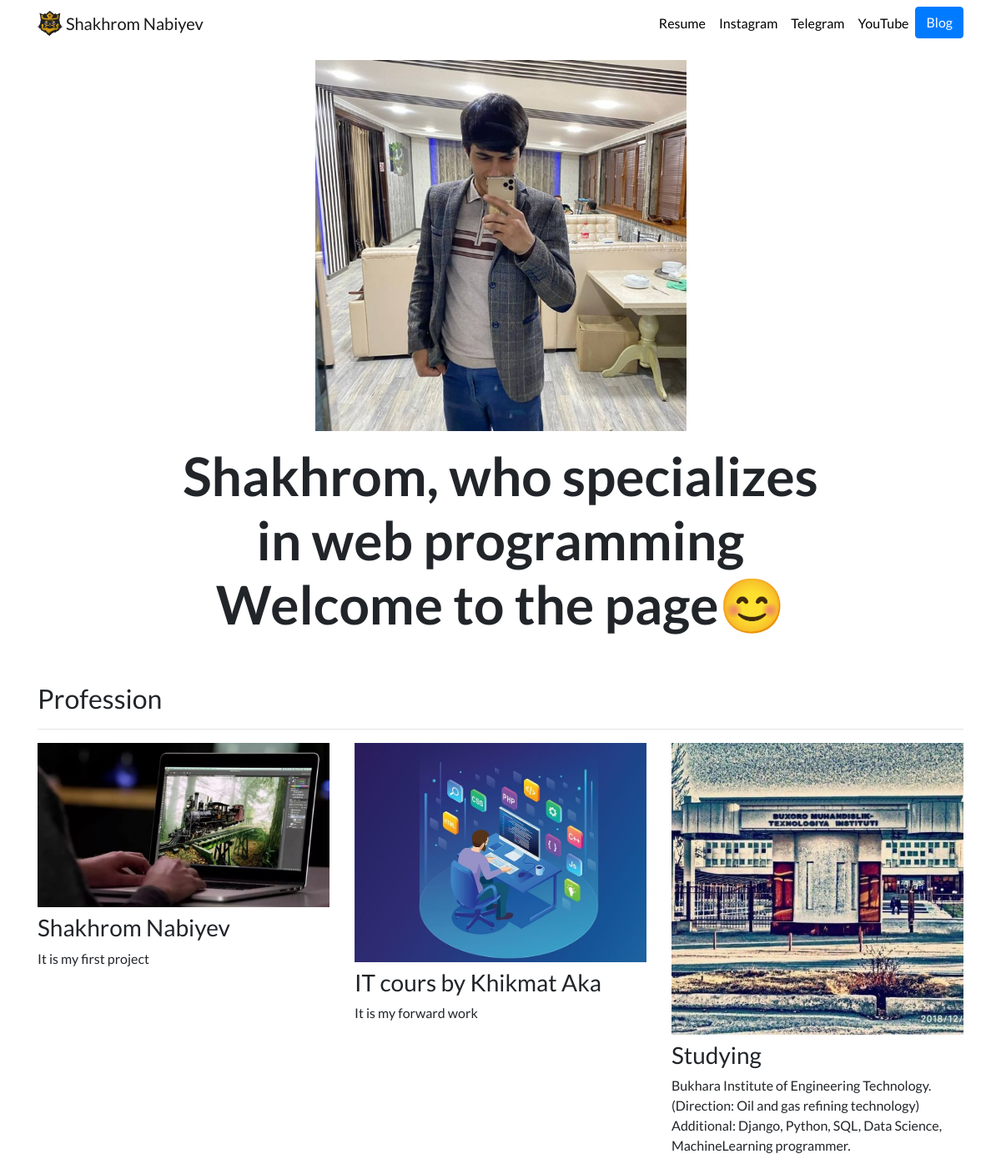
The page / on the database its author committed.
### portfolio/models.py (models this page shows, shortened)
class Project(models.Model):
    title = models.CharField(max_length=100)
    description = models.CharField(max_length=250)
    image = models.ImageField(upload_to='portfolio/images/')
    url = models.URLField(blank=True)

### portfolio/views.py (the view)
# urls.py: 2. Add a URL to urlpatterns:  path('', views.home, name='home')
def home(request):
    projects = Project.objects.all()
    return render(request, 'portfolio/home.html', {'projects':projects})

### portfolio/templates/portfolio/home.html
{% extends "portfolio/base.html" %}
{% load static %}
{% block content %}
<div class="row justify-content-center my-3">
  <div class="col-5">
    <img src="{% static 'portfolio/shaxromNabiyev.jpg' %}" class="img-fluid">
  </div>
</div>
<div class="row justify-content-center mb-3">
  <div class="col-md-9 text-center">
    <h1 id="hometext" class="font-weight-bold">Shakhrom, who specializes in web programming
Welcome to the page😊</h1>
  </div>
</div>
<h2 class="mt-5">Profession</h2>
<hr>
<div class="row">
  {% for project in projects %}
  <div class="col-lg-4 col-md-6">
    {% if project.url %}
    <a href="{{ project.url }}">
      <img src="{{ project.image.url }}" class="img-fluid mb-2">
    </a>
    {% else %}
    <img src="{{ project.image.url }}" class="img-fluid mb-2">
    {% endif %}
    <h3>{{ project.title }}</h3>
    <p>{{ project.description }}</p>
  </div>
  {% endfor %}
</div>
{% endblock %}

### portfolio/templates/portfolio/base.html (shortened to what this page needs)
{% load static %}
<!doctype html>
<html lang="en">
<head>
  <link rel="stylesheet" href="https://stackpath.bootstrapcdn.com/bootstrap/4.4.1/css/bootstrap.min.css">
  <link rel="stylesheet" href="{% static "portfolio/custom.css" %}">
</head>
<body>
  <nav id="topNav" class="navbar navbar-expand-md navbar-light">
    <div class="container">
      <a class="navbar-brand" href="{% url 'home' %}">
        <img src="{% static "portfolio/Seek.Png.png" %}" width="30" height="30" class="d-inline-block align-top" alt="Shakhrom's Logo">
        <span>Shakhrom Nabiyev</span>
      </a>
      <div class="collapse navbar-collapse text-center" id="navbarNav">
        <ul class="navbar-nav ml-auto">
          <li class="nav-item">
            <a class="nav-link" href="{% static "portfolio/resume.pdf" %}">Resume</a>
          </li>
          <li class="nav-item">
            <a class="nav-link" href="https://www.instagram.com/Shakhrom_207" target="_blank">Instagram</a>
          </li>
          <li class="nav-item">
            <a class="nav-link" href="https://t.me/Moonlight207_7" target="_blank">Telegram</a>
          </li>
          <li class="nav-item">
            <a class="nav-link" href="https://youtube.com/channel/UCvqYjF7FJZzGAUNnk2faZGA" target="_blank">YouTube</a>
          </li>
          <li>
            <a role="button" href="{% url 'blog:all_blogs' %}" class="btn btn-primary">Blog</a>
          </li>
        </ul>
      </div>
    </div>
  </nav>
  <div class="container">
    {% block content %}{% endblock %}
  </div>
</body>
</html>

### portfolio/static/portfolio/custom.css (style rules this page uses)
.navbar-nav .nav-link { color: rgba(0,0,0,1) !important; }
body { font-family: 'Lato', sans-serif; }
@media (min-width: 992px) { #hometext { font-size: 4rem; } }

### rows shown on the page
Project: image (picture), title "Shakhrom Nabiyev", description "It is my first project"
Project: image (picture), title "IT cours by Khikmat Aka", description "It is my forward work"
Project: image (picture), title "Studying", description "Bukhara Institute of Engineering Technology. (Direction: Oil and gas refining technology) Additional: Django, Python, SQL, Data Science, MachineLearning programmer."
